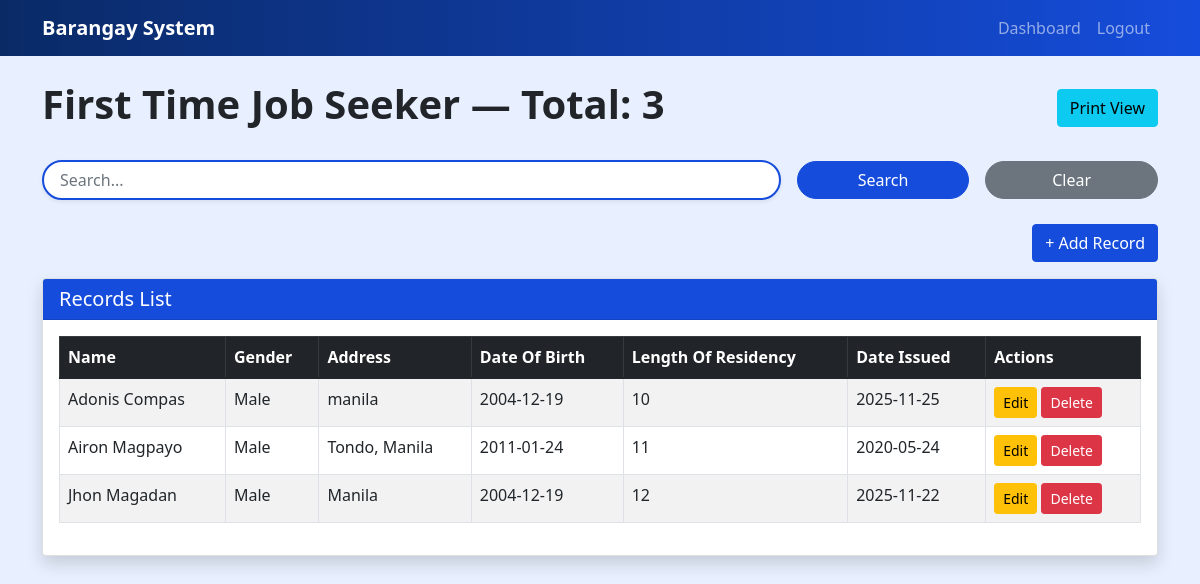
/firstjob, run on the app's committed database.
### models.py (models this page shows)
class FirstJobSeeker(db.Model):
    id = db.Column(db.Integer, primary_key=True)
    name = db.Column(db.String(200), nullable=False)
    address = db.Column(db.String(300))
    date_of_birth = db.Column(db.Date)
    gender = db.Column(db.String(20))
    length_of_residency = db.Column(db.Integer)
    date_issued = db.Column(db.Date)

### app.py (the view, shortened to what this page needs)
        def view_func():
            q = request.args.get("q", "").strip()
            month = request.args.get("month", "")
            year = request.args.get("year", "")
            qry = Model.query
            if q:
                like = f"%{q}%"
                text_cols = [getattr(Model, c.name) for c in Model.__table__.columns if hasattr(c.type,"length") or c.type.__class__.__name__.lower() in ("text","varchar","string")]
                if text_cols:
                    qry = qry.filter(or_(*[col.ilike(like) for col in text_cols]))
            if month and year and "date_issued" in Model.__table__.columns.keys():
                qry = qry.filter(
                    db.func.strftime("%m", Model.date_issued) == f"{int(month):02d}",
                    db.func.strftime("%Y", Model.date_issued) == year
                )
            records_orm = qry.order_by(Model.id.desc()).all()
            today = datetime.utcnow().date()
            for r in records_orm:
                if hasattr(r,"date_issued") and r.date_issued:
                    months = 12 if "business" in (getattr(r,"purpose","") or "").lower() else 6
                    expiry = r.date_issued + timedelta(days=30*months)
                    if hasattr(r,"status"):
                        r.status = "Expired" if today>expiry else "Valid"
            records = [row_to_dict(r, Model) for r in records_orm]
            headers = model_headers(Model)
            fields = make_fields_from_model(Model)
            return render_template(template, title=title, records=records, q=q, month=month, year=year, route_name=prefix, headers=headers, fields=fields)

### app.py (called while the page is built)
def column_is_date(col):
    return "DATE" in str(col.type).upper() or col.type.__class__.__name__.lower().startswith("date")

def column_is_numeric(col):
    return col.type.__class__.__name__.lower() in ("integer", "bigint", "smallint", "numeric", "float", "decimal")

def model_columns(Model):
    return [c for c in Model.__table__.columns]

def model_headers(Model):
    return [c.name for c in model_columns(Model)]

def row_to_dict(row, Model):
    out = {}
    for c in model_columns(Model):
        val = getattr(row, c.name)
        if isinstance(val, datetime):
            out[c.name] = val.date().isoformat()
        elif hasattr(val, "isoformat") and column_is_date(c) and val is not None:
            try:
                out[c.name] = val.isoformat()
            except:
                out[c.name] = str(val)
        else:
            out[c.name] = val
    return out

### templates/job_seeker.html (shortened to what this page needs)
{% extends 'record_template.html' %}

### templates/record_template.html (shortened to what this page needs)
<!DOCTYPE html>
<html lang="en">
<head>
    <link href="https://cdn.jsdelivr.net/npm/bootstrap@5.1.3/dist/css/bootstrap.min.css" rel="stylesheet">
</head>
<body>
<nav class="navbar navbar-expand-lg navbar-dark">
    <div class="container">
        <a class="navbar-brand fw-bold" href="{{ url_for('index') }}">Barangay System</a>
        <div class="navbar-nav ms-auto">
            <a class="nav-link" href="{{ url_for('index') }}">Dashboard</a>
            <a class="nav-link" href="{{ url_for('auth.logout') }}">Logout</a>
        </div>
    </div>
</nav>
<div class="container mt-4">
    <div class="d-flex justify-content-between align-items-center mb-4">
        <h1 class="fw-bold text-center text-dark">{{ title }} — Total: {{ records|length }}</h1>
        <div>
            <a href="{{ url_for('print_view', rtype=route_name) }}" class="btn btn-info">Print View</a>
        </div>
    </div>
    <div class="mb-4">
    <form method="GET">
        <div class="row g-3 align-items-center">
            <div class="col-md-8">
                <input type="text" name="q" value="{{ q }}" class="form-control rounded-pill shadow-sm px-3"
                       style="border: 2px solid #154cdb;" placeholder="Search...">
            </div>
            <div class="col-md-2">
                <button class="btn btn-primary w-100 rounded-pill">Search</button>
            </div>
            <div class="col-md-2">
                <a href="{{ url_for('view_' + route_name) }}" class="btn btn-secondary w-100 rounded-pill">Clear</a>
            </div>
        </div>
    </form>
</div>
<div class="text-end mb-3">
        <button class="btn btn-primary" id="toggleAddForm">+ Add Record</button>
    </div>
    <div class="card shadow">
        <div class="card-header"><h5 class="mb-0">Records List</h5></div>
        <div class="card-body">
            {% if records %}
            <div class="table-responsive">
                <table class="table table-bordered table-striped">
                    <thead class="table-dark">
                    <tr>
                        {% for f in fields %}
                            <th>{{ f.name.replace('_',' ')|title }}</th>
                        {% endfor %}
                        <th>Actions</th>
                    </tr>
                    </thead>
                    <tbody>
                    {% for r in records %}
                        <tr>
                            {% for f in fields %}
                                <td>{{ r[f.name] }}</td>
                            {% endfor %}
                            <td>
                                <a href="{{ url_for('edit_record', rtype=route_name, id=r['id']) }}"
                                   class="btn btn-sm btn-warning">Edit</a>
                                <form action="{{ url_for('delete_record', rtype=route_name, id=r['id']) }}"
                                      method="POST" style="display:inline;">
                                    <button class="btn btn-sm btn-danger" onclick="return confirm('Delete record?')">Delete</button>
                                </form>
                            </td>
                        </tr>
                    {% endfor %}
                    </tbody>
                </table>
            </div>
            {% else %}
                <div class="alert alert-info">No records found.</div>
            {% endif %}
        </div>
    </div>
</div>
</body>
</html>

### templates/record_template.html (style rules this page uses)
body { background-color: #e8f0ff; }
.navbar { background: linear-gradient(90deg, #0a2a66, #154cdb); }
.btn-primary { background-color: #154cdb; border-color: #154cdb; }
.card-header { background: #154cdb; color: white; }
.table-dark { background: #0a2a66 !important; }

### data on the page
FirstJobSeeker: name "Adonis Compas" "Male" "manila" "2004-12-19" "10" "2025-11-25"
FirstJobSeeker: name "Airon Magpayo" "Male" "Tondo, Manila" "2011-01-24" "11" "2020-05-24"
FirstJobSeeker: name "Jhon Magadan" "Male" "Manila" "2004-12-19" "12" "2025-11-22"

### other printed values
{{ title }} "First Time Job Seeker"
{{ records|length }} "3"
{{ f.name.replace('_',' ')|title }} "Name" "Gender" "Address" "Date Of Birth" "Length Of Residency" "Date Issued"
